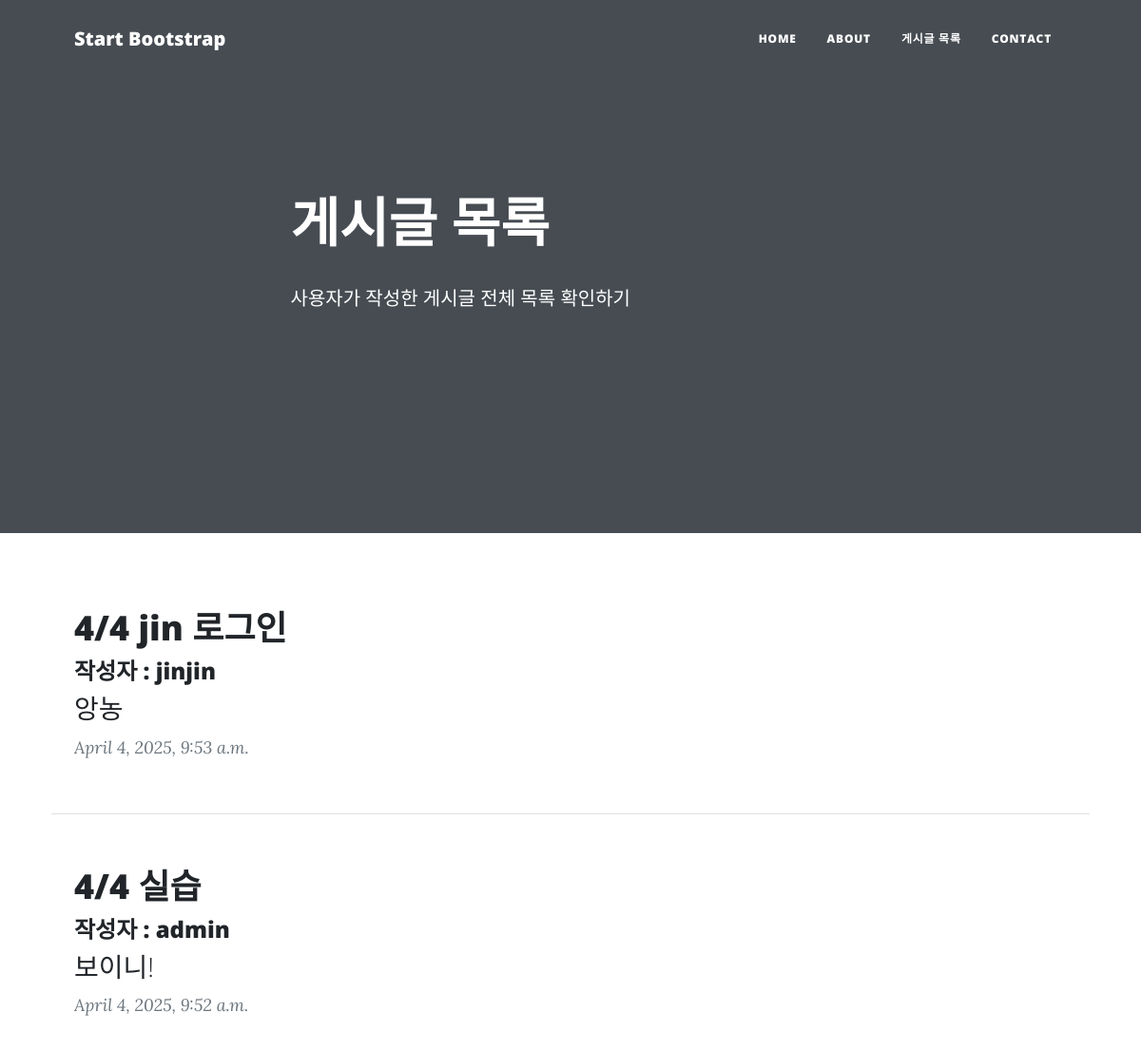
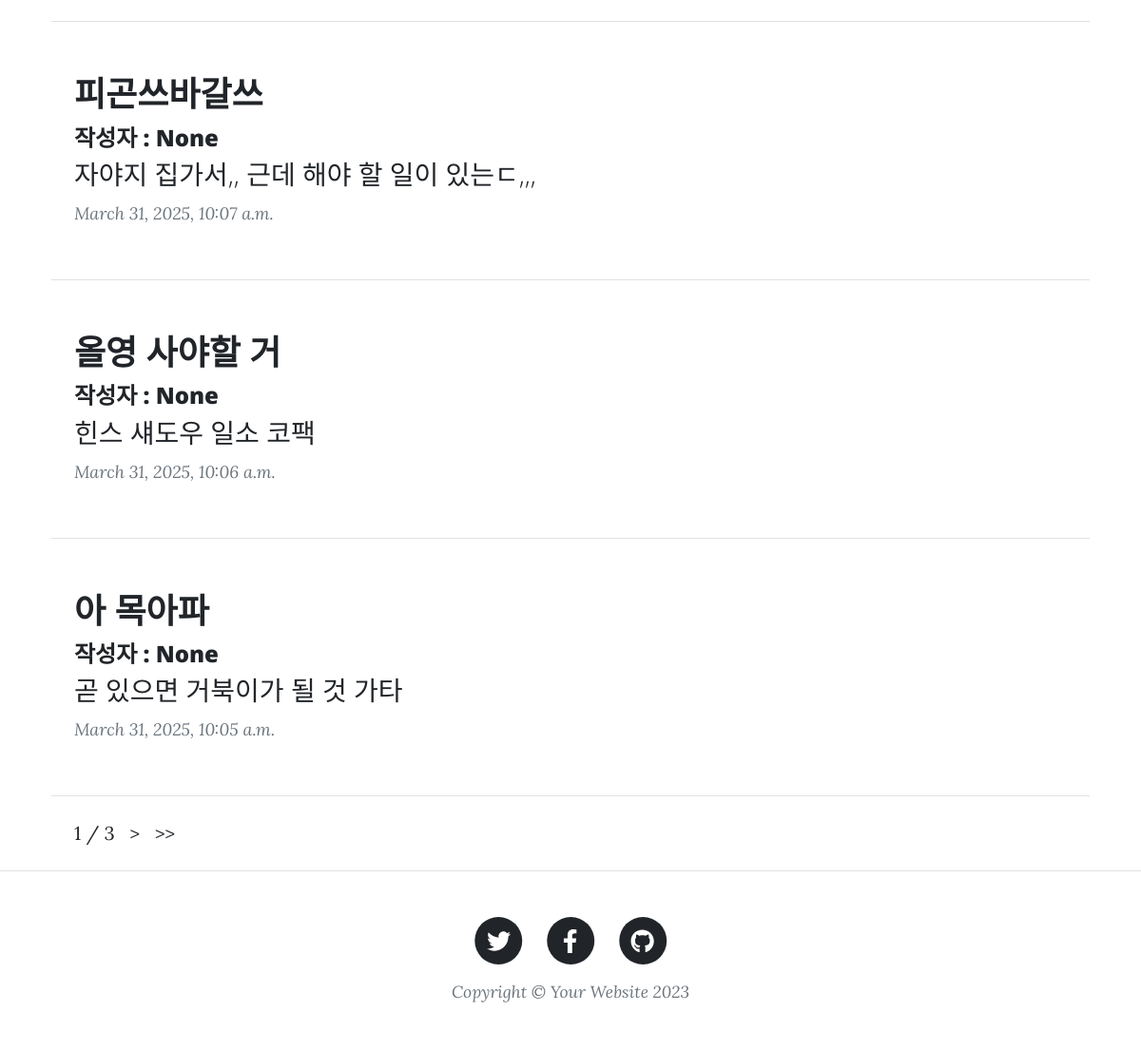
The app's page /posts/post_list/ with its own data (2 pictures, top to bottom).
### blog/models.py (models this page shows, shortened)
class Post(models.Model):
    title = models.CharField(verbose_name = "제목", max_length = 128)
    body = models.TextField(verbose_name = "내용", default = "")
    created_at = models.DateTimeField(verbose_name = "작성일", auto_now_add = True)
    photo = models.ImageField(verbose_name = "이미지", blank = True, null = True, upload_to = 'blog_photo')
    author = models.ForeignKey(User, on_delete=models.CASCADE, null = True)

### posts/views.py (the view)
# urls.py: path("post_list/", views.post_list, name = "post_list"),
def post_list(request):
    posts = Post.objects.all().order_by('-created_at')
    my_paginator = Paginator(posts, 5)
    page_num = request.GET.get('page')
    posts = my_paginator.get_page(page_num)
    return render(request, "post_list.html", {"posts" : posts})

### posts/templates/post_list.html (shortened to what this page needs)
{% load static %}
<!DOCTYPE html>
<html lang="en">
  <head>
    <link href="{% static 'css/styles.css' %}" rel="stylesheet" />
  </head>
  <body>
    <nav class="navbar navbar-expand-lg navbar-light" id="mainNav">
      <div class="container px-4 px-lg-5">
        <a class="navbar-brand" href="">Start Bootstrap</a>
        <div class="collapse navbar-collapse" id="navbarResponsive">
          <ul class="navbar-nav ms-auto py-4 py-lg-0">
            <li class="nav-item">
              <a class="nav-link px-lg-3 py-3 py-lg-4" href="{%url 'home' %}"
                >Home</a
              >
            </li>
            <li class="nav-item">
              <a class="nav-link px-lg-3 py-3 py-lg-4" href="about.html"
                >About</a
              >
            </li>
            <li class="nav-item">
              <a class="nav-link px-lg-3 py-3 py-lg-4" href="{% url 'post_list' %}">게시글 목록</a>
            </li>
            <li class="nav-item">
              <a class="nav-link px-lg-3 py-3 py-lg-4" href="contact.html"
                >Contact</a
              >
            </li>
          </ul>
        </div>
      </div>
    </nav>
    <header class="masthead">
      <div class="container position-relative px-4 px-lg-5">
        <div class="row gx-4 gx-lg-5 justify-content-center">
          <div class="col-md-10 col-lg-8 col-xl-7">
            <div class="post-heading">
              <h1>게시글 목록</h1>
              <p>사용자가 작성한 게시글 전체 목록 확인하기</p>
            </div>
          </div>
        </div>
      </div>
    </header>
    <article class="mb-4">
      <div class="container px-4 px-lg-5">
        <div class="row gx-4 gx-lg-5 justify-content-center">
           {% for post in posts %}
          <div class="post-preview">
            <a href="{% url 'post_detail' post.id %}">
              <h2 class="post-title">{{post.title}}</h2>
              <h4 class="post-author">작성자 : {{post.author}}</h4>
              <h3 class="post-subtitle">{{post.body}}</h3>
            </a>
            <p class="post-meta">{{post.created_at}}</p>
          </div>
          <hr class="my-4" />
          {% endfor %}
          <div>
            <span> {{ posts.number }} </span>
            <span> / </span>
            <span> {{ posts.paginator.num_pages }} </span>
            {% if posts.has_next %}
            <a href="?page={{ posts.next_page_number }}"> &nbsp; &gt; </a>
            <a href="?page={{ posts.paginator.num_pages }}"> &nbsp; &gt;&gt; </a>
            {% endif %}
        </div>
        </div>
      </div>
    </article>
    <footer class="border-top">
      <div class="container px-4 px-lg-5">
        <div class="row gx-4 gx-lg-5 justify-content-center">
          <div class="col-md-10 col-lg-8 col-xl-7">
            <ul class="list-inline text-center">
              <li class="list-inline-item">
                <a href="#!">
                  <span class="fa-stack fa-lg">
                    <i class="fas fa-circle fa-stack-2x"></i>
                    <i class="fab fa-twitter fa-stack-1x fa-inverse"></i>
                  </span>
                </a>
              </li>
              <li class="list-inline-item">
                <a href="#!">
                  <span class="fa-stack fa-lg">
                    <i class="fas fa-circle fa-stack-2x"></i>
                    <i class="fab fa-facebook-f fa-stack-1x fa-inverse"></i>
                  </span>
                </a>
              </li>
              <li class="list-inline-item">
                <a href="#!">
                  <span class="fa-stack fa-lg">
                    <i class="fas fa-circle fa-stack-2x"></i>
                    <i class="fab fa-github fa-stack-1x fa-inverse"></i>
                  </span>
                </a>
              </li>
            </ul>
            <div class="small text-center text-muted fst-italic">
              Copyright &copy; Your Website 2023
            </div>
          </div>
        </div>
      </div>
    </footer>
  </body>
</html>

### records on screen
Post: title "4/4 jin 로그인", author "jinjin", body "앙농", created_at "April 4, 2025, 9:53 a.m."
Post: title "4/4 실습", author "admin", body "보이니!", created_at "April 4, 2025, 9:52 a.m."
Post: title "피곤쓰바갈쓰", author "None", body "자야지 집가서,, 근데 해야 할 일이 있는ㄷ,,,", created_at "March 31, 2025, 10:07 a.m."
Post: title "올영 사야할 거", author "None", body "힌스 섀도우 일소 코팩", created_at "March 31, 2025, 10:06 a.m."
Post: title "아 목아파", author "None", body "곧 있으면 거북이가 될 것 가타", created_at "March 31, 2025, 10:05 a.m."

### other values on screen
{{ posts.number }} "1"
{{ posts.paginator.num_pages }} "3"
